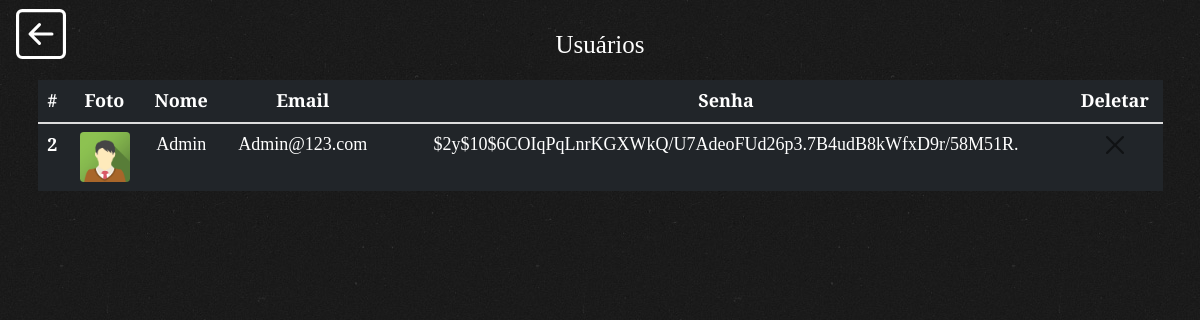
Screenshot of /users_list.php (signed in) with the database file from the repository.
### tables this page shows
CREATE TABLE IF NOT EXISTS usuarios (
  id_user INT NOT NULL AUTO_INCREMENT,
  id_tipo INT NULL DEFAULT NULL,
  nome_user VARCHAR(255) NULL DEFAULT NULL,
  email VARCHAR(255) NULL DEFAULT NULL,
  senha VARCHAR(255) NULL DEFAULT NULL,
  endereco_user VARCHAR(255) NULL DEFAULT NULL,
  foto_user MEDIUMBLOB NULL DEFAULT NULL,
  data_criacao TIMESTAMP NULL DEFAULT CURRENT_TIMESTAMP,
  PRIMARY KEY (id_user),
  UNIQUE INDEX email (email),
  INDEX id_tipo (id_tipo),
  CONSTRAINT usuarios_ibfk_1
    FOREIGN KEY (id_tipo)
    REFERENCES tipo_usuario (id_tipo));

### users_list.php (the view, shortened to what this page needs)
<!DOCTYPE HTML>
<html>
<head>
    <link rel="stylesheet" href="css/animate.css">
    <link rel="stylesheet" href="css/icomoon.css">
    <link rel="stylesheet" href="css/bootstrap.css">
    <link rel="stylesheet" href="css/flexslider.css">
    <link href="https://cdn.jsdelivr.net/npm/bootstrap@5.3.3/dist/css/bootstrap.min.css" rel="stylesheet">
    <link rel="stylesheet" href="css/style.css">
</head>
<body>
    <?php
    include("Conexão.php");
    $sql = "SELECT id_user, nome_user, email, senha FROM usuarios";
    $result = $conn->query($sql);
    ?>
    <div class="container text-center mt-5 ">
        <nav class="navbar navbar-dark fixed-top">
            <a class="navbar-brand me-auto" href="users.php">
                </a>
        </nav>
        <h1 class="text-white">Usuários</h1>
        <table class="table table-hover border-dark table-dark">
            <thead>
                <tr>
                    <th scope="col">#</th>
                    <th scope="col">Foto</th>
                    <th scope="col">Nome</th>
                    <th scope="col">Email</th>
                    <th scope="col">Senha</th>
                    <th scope="col">Deletar</th>
                </tr>
            </thead>
            <tbody class="table-group-divider ">
                <?php
                if ($result->num_rows > 0) {
                    while ($row = $result->fetch_assoc()) {
                        $id_user = $row['id_user'];
                ?>
                        <tr>
                            <th scope="row"><?php echo $id_user ?></th>
                            <td><img src="images/default_icon.png" class="rounded img-fluid" width="50"></td>
                            <td><?php echo $row['nome_user'] ?></td>
                            <td><?php echo $row['email'] ?></td>
                            <td><?php echo $row['senha'] ?></td>
                            <td>
                                <form action="php/users_del_php.php" method="post">
                                    <button type="submit" class="btn-close" aria-label="Close"></button>
                                </form>
                            </td>
                        </tr>
                <?php
                    }
                } else {
                    echo "<tr><td colspan='5'>Nenhum usuário encontrado</td></tr>";
                }
                ?>
            </tbody>
        </table>
    </div>
</body>
</html>

### css/style.css (style rules this page uses)
body { font-family: "Cormorant Garamond", Georgia, serif; font-weight: 400; font-size: 18px; line-height: 1.7; color: rgba(255, 255, 255, 0.3); background: #000 url(../images/broken_noise.png) repeat; }
a { color: #ea272d; -webkit-transition: 0.5s; -o-transition: 0.5s; transition: 0.5s; }
h1, h2, h3, h4, h5, h6, figure { color: #000; font-family: "Cormorant Garamond", Georgia, serif; font-weight: 400; margin: 0 0 20px 0; }

### rows the page displays
usuarios: id_user "2", nome_user "Admin", email "Admin@123.com", senha "$2y$10$6COIqPqLnrKGXWkQ/U7AdeoFUd26p3.7B4udB8kWfxD9r/58M51R."
